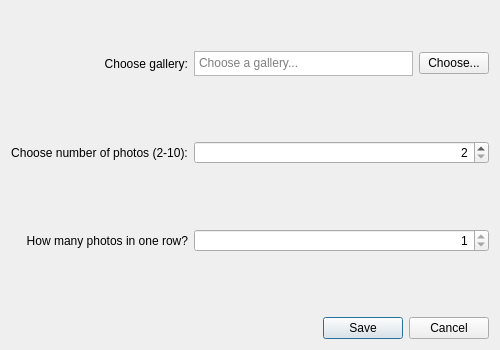
<?xml version="1.0" encoding="UTF-8"?>
<ui version="4.0">
 <class>NewCollage</class>
 <widget class="QDialog" name="NewCollage">
  <property name="geometry">
   <rect>
    <x>0</x>
    <y>0</y>
    <width>500</width>
    <height>350</height>
   </rect>
  </property>
  <property name="minimumSize">
   <size>
    <width>500</width>
    <height>350</height>
   </size>
  </property>
  <property name="maximumSize">
   <size>
    <width>500</width>
    <height>350</height>
   </size>
  </property>
  <property name="windowTitle">
   <string>Collage</string>
  </property>
  <layout class="QGridLayout" name="gridLayout">
   <item row="8" column="1">
    <widget class="QDialogButtonBox" name="buttonBox">
     <property name="orientation">
      <enum>Qt::Horizontal</enum>
     </property>
     <property name="standardButtons">
      <set>QDialogButtonBox::Cancel|QDialogButtonBox::Save</set>
     </property>
    </widget>
   </item>
   <item row="2" column="1">
    <spacer name="verticalSpacer_2">
     <property name="orientation">
      <enum>Qt::Vertical</enum>
     </property>
     <property name="sizeHint" stdset="0">
      <size>
       <width>20</width>
       <height>40</height>
      </size>
     </property>
    </spacer>
   </item>
   <item row="7" column="1">
    <spacer name="verticalSpacer">
     <property name="orientation">
      <enum>Qt::Vertical</enum>
     </property>
     <property name="sizeHint" stdset="0">
      <size>
       <width>20</width>
       <height>40</height>
      </size>
     </property>
    </spacer>
   </item>
   <item row="4" column="1">
    <spacer name="verticalSpacer_4">
     <property name="orientation">
      <enum>Qt::Vertical</enum>
     </property>
     <property name="sizeHint" stdset="0">
      <size>
       <width>20</width>
       <height>40</height>
      </size>
     </property>
    </spacer>
   </item>
   <item row="0" column="1">
    <spacer name="verticalSpacer_3">
     <property name="orientation">
      <enum>Qt::Vertical</enum>
     </property>
     <property name="sizeType">
      <enum>QSizePolicy::Fixed</enum>
     </property>
     <property name="sizeHint" stdset="0">
      <size>
       <width>20</width>
       <height>40</height>
      </size>
     </property>
    </spacer>
   </item>
   <item row="5" column="1">
    <widget class="QSpinBox" name="picsinRow">
     <property name="alignment">
      <set>Qt::AlignRight|Qt::AlignTrailing|Qt::AlignVCenter</set>
     </property>
     <property name="minimum">
      <number>1</number>
     </property>
     <property name="maximum">
      <number>1</number>
     </property>
    </widget>
   </item>
   <item row="3" column="0">
    <widget class="QLabel" name="label_2">
     <property name="text">
      <string>Choose number of photos (2-10):</string>
     </property>
     <property name="alignment">
      <set>Qt::AlignCenter</set>
     </property>
    </widget>
   </item>
   <item row="1" column="0">
    <widget class="QLabel" name="label">
     <property name="text">
      <string>Choose gallery:</string>
     </property>
     <property name="alignment">
      <set>Qt::AlignRight|Qt::AlignTrailing|Qt::AlignVCenter</set>
     </property>
    </widget>
   </item>
   <item row="1" column="1">
    <layout class="QHBoxLayout" name="horizontalLayout">
     <property name="sizeConstraint">
      <enum>QLayout::SetDefaultConstraint</enum>
     </property>
     <item>
      <widget class="QTextEdit" name="Directory">
       <property name="enabled">
        <bool>true</bool>
       </property>
       <property name="sizePolicy">
        <sizepolicy hsizetype="Maximum" vsizetype="Minimum">
         <horstretch>0</horstretch>
         <verstretch>0</verstretch>
        </sizepolicy>
       </property>
       <property name="minimumSize">
        <size>
         <width>200</width>
         <height>0</height>
        </size>
       </property>
       <property name="maximumSize">
        <size>
         <width>276</width>
         <height>25</height>
        </size>
       </property>
       <property name="cursor" stdset="0">
        <cursorShape>IBeamCursor</cursorShape>
       </property>
       <property name="contextMenuPolicy">
        <enum>Qt::DefaultContextMenu</enum>
       </property>
       <property name="layoutDirection">
        <enum>Qt::LeftToRight</enum>
       </property>
       <property name="frameShape">
        <enum>QFrame::StyledPanel</enum>
       </property>
       <property name="frameShadow">
        <enum>QFrame::Sunken</enum>
       </property>
       <property name="verticalScrollBarPolicy">
        <enum>Qt::ScrollBarAlwaysOff</enum>
       </property>
       <property name="horizontalScrollBarPolicy">
        <enum>Qt::ScrollBarAlwaysOff</enum>
       </property>
       <property name="sizeAdjustPolicy">
        <enum>QAbstractScrollArea::AdjustIgnored</enum>
       </property>
       <property name="autoFormatting">
        <set>QTextEdit::AutoNone</set>
       </property>
       <property name="lineWrapMode">
        <enum>QTextEdit::NoWrap</enum>
       </property>
       <property name="readOnly">
        <bool>true</bool>
       </property>
       <property name="html">
        <string>&lt;!DOCTYPE HTML PUBLIC &quot;-//W3C//DTD HTML 4.0//EN&quot; &quot;http://www.w3.org/TR/REC-html40/strict.dtd&quot;&gt;
&lt;html&gt;&lt;head&gt;&lt;meta name=&quot;qrichtext&quot; content=&quot;1&quot; /&gt;&lt;style type=&quot;text/css&quot;&gt;
p, li { white-space: pre-wrap; }
&lt;/style&gt;&lt;/head&gt;&lt;body style=&quot; font-family:'Sans Serif'; font-size:9pt; font-weight:400; font-style:normal;&quot;&gt;
&lt;p dir='rtl' style=&quot;-qt-paragraph-type:empty; margin-top:0px; margin-bottom:0px; margin-left:0px; margin-right:0px; -qt-block-indent:0; text-indent:0px;&quot;&gt;&lt;br /&gt;&lt;/p&gt;&lt;/body&gt;&lt;/html&gt;</string>
       </property>
       <property name="acceptRichText">
        <bool>true</bool>
       </property>
       <property name="textInteractionFlags">
        <set>Qt::TextSelectableByMouse</set>
       </property>
       <property name="placeholderText">
        <string>Choose a gallery...</string>
       </property>
      </widget>
     </item>
     <item>
      <widget class="QPushButton" name="chooseDir">
       <property name="maximumSize">
        <size>
         <width>70</width>
         <height>16777215</height>
        </size>
       </property>
       <property name="text">
        <string>Choose...</string>
       </property>
      </widget>
     </item>
    </layout>
   </item>
   <item row="3" column="1">
    <widget class="QSpinBox" name="photosNumber">
     <property name="sizePolicy">
      <sizepolicy hsizetype="Minimum" vsizetype="Fixed">
       <horstretch>0</horstretch>
       <verstretch>0</verstretch>
      </sizepolicy>
     </property>
     <property name="alignment">
      <set>Qt::AlignRight|Qt::AlignTrailing|Qt::AlignVCenter</set>
     </property>
     <property name="buttonSymbols">
      <enum>QAbstractSpinBox::UpDownArrows</enum>
     </property>
     <property name="correctionMode">
      <enum>QAbstractSpinBox::CorrectToNearestValue</enum>
     </property>
     <property name="minimum">
      <number>2</number>
     </property>
     <property name="maximum">
      <number>10</number>
     </property>
    </widget>
   </item>
   <item row="5" column="0">
    <widget class="QLabel" name="label_3">
     <property name="text">
      <string>How many photos in one row?</string>
     </property>
     <property name="alignment">
      <set>Qt::AlignRight|Qt::AlignTrailing|Qt::AlignVCenter</set>
     </property>
    </widget>
   </item>
  </layout>
 </widget>
 <resources/>
 <connections/>
</ui>
